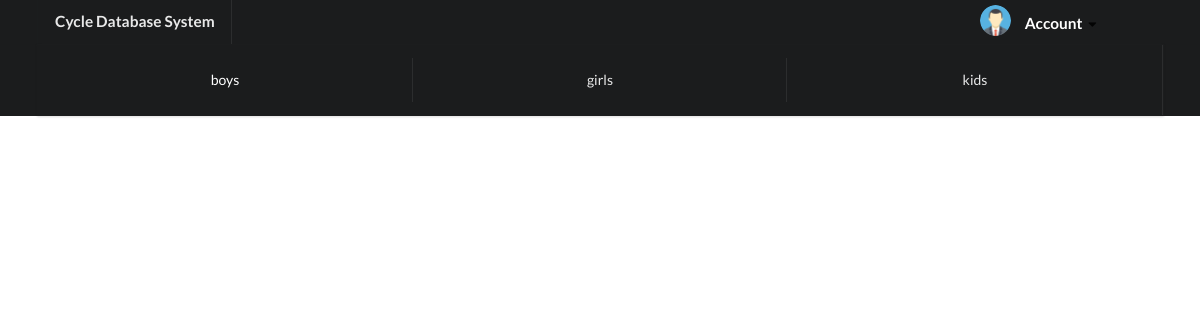
/allStock?cat=girls (signed in), run on an earlier commit of the app's database.
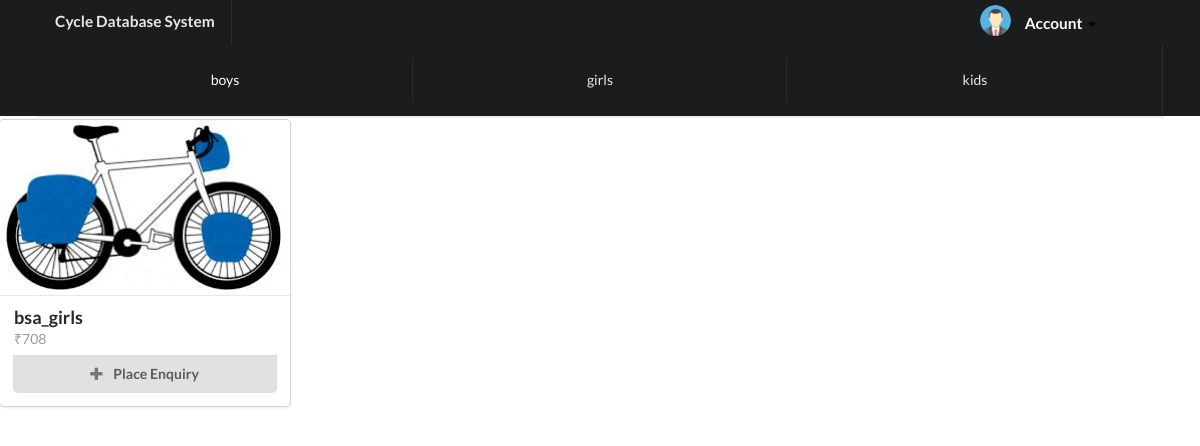
And on a later commit of the database.
### tables this page shows
CREATE TABLE stock(cycle_name varchar(50),cat_id varchar(10),cost_price number, sell_price number, cycle_image varchar(100),quantity number, constraint pk_stock primary key(cycle_name),constraint fk_stock foreign key(cat_id) references category(cat_id) on delete cascade);

### application.py (the view)
@app.route('/allStock', methods=['GET','POST'])
def allStock():
    if 'username' in session:
        username = session['username']
        con = sql.connect('database.db')
        cur = con.cursor()
        cur.execute("select e.enq_date, e.cycle_name, c.cat_name, s.sell_price from enquiry e, stock s, category c where e.cycle_name = s.cycle_name and e.cat_id = c.cat_id and e.user_id = (?)",(username,))
        rows1 = cur.fetchall()
        cat_name = request.args.get('cat')
        if(cat_name):
            cur.execute("select s.* from stock s, category c where s.cat_id = c.cat_id and c.cat_name = (?)",(cat_name,))
            rows = cur.fetchall()
            return render_template('/allStock.html', rows=rows,rows1=rows1)
        cur.execute("select s.* from stock s, category c where s.cat_id = c.cat_id and c.cat_name = 'boys'")
        rows = cur.fetchall()
        return render_template('/allStock.html', rows=rows,rows1=rows1)
    return redirect('/index')

### templates/allStock.html (shortened to what this page needs)
<html>
<head>
    <link rel="stylesheet" href="https://cdnjs.cloudflare.com/ajax/libs/semantic-ui/2.4.1/semantic.min.css">
</head>
</head>
<body>
    <div class="ui top fixed inverted menu" style="display: block;">
        <div class="ui container" style="font-size: 1.1rem;">
            <a href="/login" class="header item">Cycle Database System</a>
            <div class="ui inline dropdown" style="padding-top: 13px; padding-left:15px;">
                <div class=" text " style="color: white;">
                    <img class="ui avatar image " src="../static/avatar.png "> Account
                </div>
                <i class="dropdown icon "></i>
            </div>
        </div>
        <div class="ui container ">
            <div class="ui three item menu ">
                <a class="active item " href="/allStock?cat=boys">boys</a>
                <a class="item " href="/allStock?cat=girls">girls</a>
                <a class="item " href="/allStock?cat=kids">kids</a>
            </div>
        </div>
    </div>
    <div class="ui link cards">
    {% for row in rows %}
        <div class="card">
            <div class="image">
                <img src="../static/image/{{row[4]}}">
            </div>
            <div class="content">
                <a class="header">{{row[0]}}</a>
                <div class="meta">
                    <span class="date">₹{{row[3]}}</span>
                </div>
                <a  href = "/enquiry?cycle={{row[0]}}&cat={{row[1]}}">
                    <div class="ui bottom attached button" >
                            <i class="add icon"></i>
                            Place Enquiry
                    </div>
                </a>
            </div>
        </div>
        {% endfor %}
    </div>
</body>
</html>

What changed in the data, as far as the page shows it:
added stock: cycle_image (picture), cycle_name "bsa_girls", sell_price "708"
